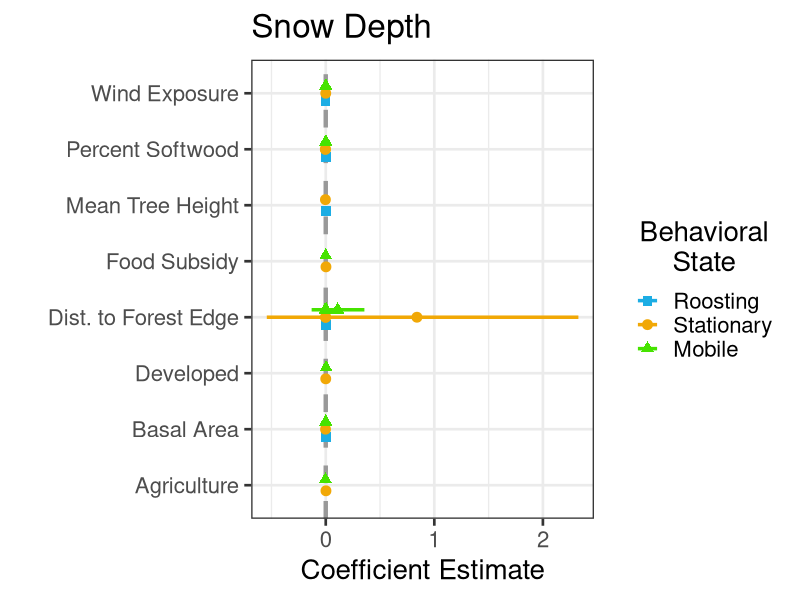
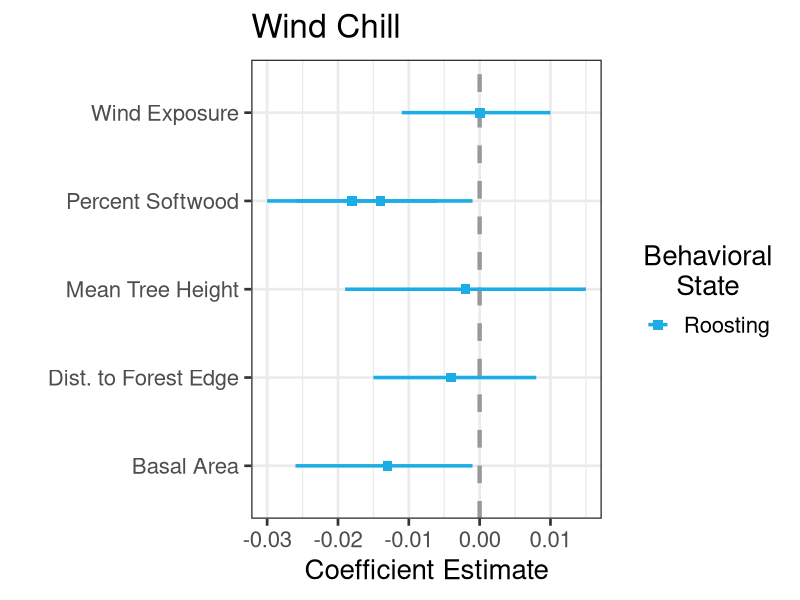
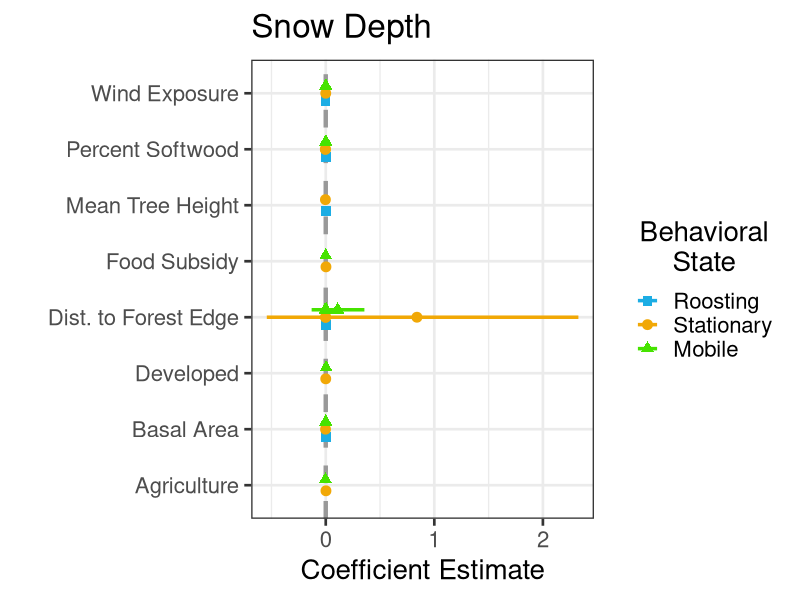
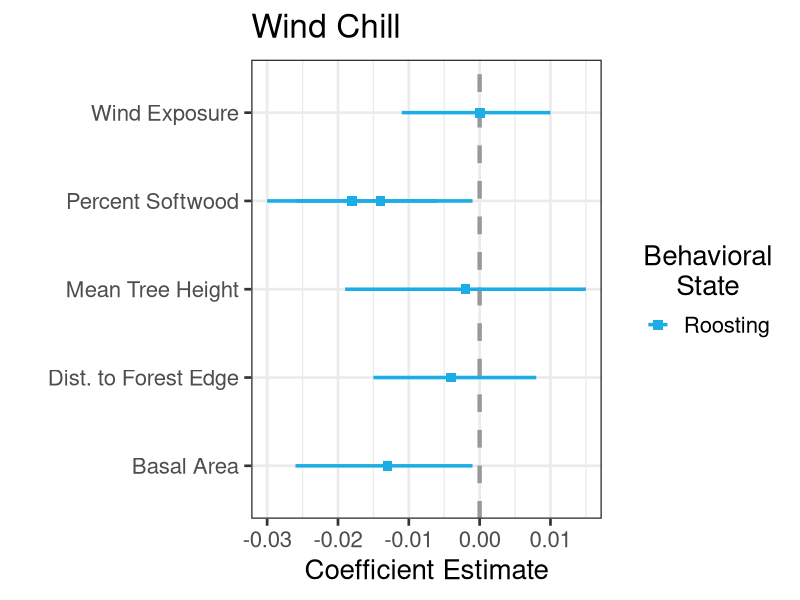

Write R code to recreate these figures, in order. (Note: this script raises an error after producing the figures.)
require(dplyr)
require(ggplot2)
require(forcats)
require(tidyr)

### Comparison of Magnitude of Interactions
interactions.raw <- read.csv("Results/InteractionResults.csv") %>% 
  mutate(HabitatCov = ifelse(HabitatCov == "DtFE.Z", "Dist. to Forest Edge",
                  ifelse(HabitatCov == "PropAg.Z", "Agriculture",
                  ifelse(HabitatCov == "PropDev.Z", "Developed",
                  ifelse(HabitatCov == "PropFoodSub.Z", "Food Subsidy",
                  ifelse(HabitatCov == "PropSW.Z", "Percent Softwood",
                  ifelse(HabitatCov == "Wind.Exp.Z", "Wind Exposure",
                  ifelse(HabitatCov == "BA.Z", "Basal Area",
                  ifelse(HabitatCov == "Ht.Z", "Mean Tree Height",
                  ifelse(HabitatCov == "SW.Z", "Percent Softwood",
                         HabitatCov))))))))))%>%
  mutate(Beh_State = factor(Analysis, levels = c("Roosting", "Stationary", "Mobile"))) %>%
  mutate(LC_Cov = as.factor(HabitatCov)) %>%
  rename(Interaction = mean, SD = sd)
# interactions.raw$Beh_State <- factor(interactions.raw$Beh_State,
#                                      levels = c("Roost", "Loafing", "Foraging"))
# interactions.raw$LC_Cov <- factor(interactions.raw$LC_Cov,
#                                   levels = c("Wind Exposure", "Distance to Edge", "Proportion Ag",
#                                              "Proportion Dev", "Proportion SW", "% Softwood",
#                                              "Mean Tree Height", "Basal Area"))

#Graph showing interaction terms for snow depth
int.Snow <- interactions.raw %>% filter(WeatherCov == "SD")
ggplot(data = int.Snow, aes(y = LC_Cov, x = Interaction, shape = Beh_State, color = Beh_State)) +
  geom_vline(xintercept = 0, color = "grey60", linetype = 2, size = 1.5) +
    geom_point(size = 3,
             position = position_dodge(width = .4)) +
  geom_errorbar(aes(xmin = X0.025quant, xmax = X0.975quant),
                width = 0, size = 1.2,
                position = position_dodge(width = .4)) +
theme_bw(base_size = 20) + 
  xlab("Coefficient Estimate") +
  ylab("") +
  ggtitle("Snow Depth") +
  labs(color = "Behavioral\nState") + 
  theme(legend.title.align=0.5) + 
  scale_colour_manual(name = "Behavioral\nState",
                      # labels = c("Roost", "Stationary", "Mobile"),
                      values = c("#1cade4", "#f1a806", "#46e300")) +   
  scale_shape_manual(name = "Behavioral\nState",
                     # labels = c("Roost", "Stationary", "Mobile"),
                     values = c(15, 19, 17))
ggsave("Results/SnowDepth_InteractionComp.jpeg", width = 10, height = 12, units = "in")


#Graph showing interaction terms for Previous days wind chill
int.Wind <- interactions.raw %>% filter(WeatherCov == "WC_prev")
ggplot(data = int.Wind, aes(y = LC_Cov, x = Interaction, shape = Beh_State, color = Beh_State)) +
  geom_vline(xintercept = 0, color = "grey60", linetype = 2, size = 1.5) +
  geom_point(size = 3,
             position = position_dodge(width = .4)) +
  geom_errorbar(aes(xmin = X0.025quant, xmax = X0.975quant),
                width = 0, size = 1.2,
                position = position_dodge(width = .4)) +
  theme_bw(base_size = 20) + 
  xlab("Coefficient Estimate") +
  ylab("") +
  ggtitle("Wind Chill") +
  labs(color = "Behavioral\nState") + 
  theme(legend.title.align=0.5) + 
  scale_colour_manual(name = "Behavioral\nState",
                      # labels = c("Roost", "Stationary", "Mobile"),
                      values = c("#1cade4", "#f1a806", "#46e300")) +   
  scale_shape_manual(name = "Behavioral\nState",
                     # labels = c("Roost", "Stationary", "Mobile"),
                     values = c(15, 19, 17))
ggsave("Results/WindChill_InteractionComp.jpeg", width = 10, height = 12, units = "in")

################################################################################################
### Plot Specific Resource Selection Relationships For Each Land Cover Covariate
Roost.SSF.results <- read.csv("Results/roostresults.full.csv") %>%
  mutate(Beh_State = "Roosting")
Stationary.SSF.results <- read.csv("Results/stationaryresults.full.csv") %>%
  mutate(Beh_State = "Stationary")
Mobile.SSF.results <- read.csv("Results/mobileresults.full.csv") %>%
  mutate(Beh_State = "Mobile")

interactions.raw <- rbind(Roost.SSF.results, Stationary.SSF.results, Mobile.SSF.results) %>%
  mutate(CovName = ifelse(CovName == HabitatCov, "LC_Coef", 
                          ifelse(CovName == WeatherCov, "W_Coef",
                                 ifelse(CovName == "StepLength.Z", "SL_Coef",
                                        "Int_Coef")))) %>%
  dplyr::select(-sd) %>%
  mutate(X0.025quant = ifelse(CovName == "LC_Coef", X0.025quant, NA)) %>%
  mutate(X0.975quant = ifelse(CovName == "LC_Coef", X0.975quant, NA)) %>%
  group_by(Beh_State, HabitatCov, WeatherCov) %>%
  pivot_wider(names_from = CovName, values_from = c(mean, X0.025quant, X0.975quant))%>% 
  ungroup() %>%
  dplyr::select(where(~!all(is.na(.x)))) %>%
  arrange(Beh_State, HabitatCov) %>% 
  mutate(HabitatCov = ifelse(HabitatCov == "DtFE.Z", "Dist. to Forest Edge",
                  ifelse(HabitatCov == "PropAg.Z", "Agriculture",
                  ifelse(HabitatCov == "PropDev.Z", "Developed",
                  ifelse(HabitatCov == "PropFoodSub.Z", "Food Subsidy",
                  ifelse(HabitatCov == "PropSW.Z", "Softwoods",
                  ifelse(HabitatCov == "Wind.Exp.Z", "Wind Exposure",
                  ifelse(HabitatCov == "BA.Z", "Basal Area",
                  ifelse(HabitatCov == "Ht.Z", "Mean Tree Height",
                  ifelse(HabitatCov == "SW.Z", "Percent Softwood",
                         HabitatCov)))))))))) %>%
  mutate(WeatherCov = ifelse(WeatherCov == "WC_prev", "Wind Chill", "Snow Depth")) %>%
  dplyr::select(Beh_State, Weath_Cov = WeatherCov, LC_Cov = HabitatCov, LC_Coef = mean_LC_Coef, 
         Weath_Coef = mean_W_Coef, Int_Coef = mean_Int_Coef, LCL = X0.025quant_LC_Coef, UCL = X0.975quant_LC_Coef)


#Wind Exposure
WE.SD.raw <- interactions.raw %>%
  filter(Weath_Cov == "Snow Depth") %>% 
  filter(LC_Cov == "Wind Exposure") %>%
  mutate(Beh_State = factor(Beh_State, levels = c("Roosting","Stationary","Mobile"))) %>%
  arrange(Beh_State)


WE.SD.df <- data.frame(Behavior = c(rep("Roosting", 21),
                                    rep("Stationary", 21),
                                    rep("Mobile", 21)),
                      LC = WE.SD.raw$LC_Cov[1],
                      LC.Coef = c(rep(WE.SD.raw$LC_Coef[1], 21),
                                  rep(WE.SD.raw$LC_Coef[2], 21),
                                  rep(WE.SD.raw$LC_Coef[3], 21)),
                      LC.LCL = c(rep(WE.SD.raw$LCL[1], 21),
                                  rep(WE.SD.raw$LCL[2], 21),
                                  rep(WE.SD.raw$LCL[3], 21)),
                      LC.UCL = c(rep(WE.SD.raw$UCL[1], 21),
                                  rep(WE.SD.raw$UCL[2], 21),
                                  rep(WE.SD.raw$UCL[3], 21)),
                      W.Coef = c(rep(WE.SD.raw$Weath_Coef[1], 21),
                                 rep(WE.SD.raw$Weath_Coef[2], 21),
                                 rep(WE.SD.raw$Weath_Coef[3], 21)),
                      Int.Coef = c(rep(WE.SD.raw$Int_Coef[1], 21),
                                   rep(WE.SD.raw$Int_Coef[2], 21),
                                   rep(WE.SD.raw$Int_Coef[3], 21)),
                      LC.Val = rep(seq(-2, 2,.2),3),
                      W.Val = 4) %>%
  mutate(Behavior = factor(Behavior, levels = c("Roosting","Stationary","Mobile"))) 
WE.SD.input <- WE.SD.df %>%
  mutate(Check1 = (LC.Coef*LC.Val)) %>%
  mutate(Check2 = (Int.Coef*LC.Val*W.Val)) %>%
  mutate(Check3 = Check1 + Check2) %>%
  mutate(Check4 = (LC.Coef*LC.Val) + (Int.Coef*LC.Val*W.Val)) %>%
  mutate(Est = exp((LC.Coef*LC.Val) + (Int.Coef*LC.Val*W.Val)))%>%
  mutate(Est.LCL = exp((LC.LCL*LC.Val) + (Int.Coef*LC.Val*W.Val)))%>%
  mutate(Est.UCL = exp((LC.UCL*LC.Val) + (Int.Coef*LC.Val*W.Val)))
WE.SD.graph <- ggplot(data = WE.SD.input, aes(x = LC.Val, y = Est, group = Behavior)) +
  geom_hline(yintercept = 1, color = "black", linetype = 2, size = 1.5) +
  # geom_ribbon(aes(ymin = Est.LCL, ymax = Est.UCL, fill = Behavior, color = Behavior), alpha = .7) +
  geom_line(aes(color = Behavior), size = 3) +
  theme_classic(base_size = 55) +
  xlab(WE.SD.df$LC[1]) + ylab("") +
  theme(legend.key.width=unit(.6,"inch")) +
  scale_color_manual(name = "Behavioral\nState",
                     # labels = c("Roosting", "Stationary", "Mobile"),
                     values = c("#1cade4", "#f1a806", "#46e300"))

#Distance to Forest Edge
DtFE.SD.raw <- interactions.raw %>%
  filter(Weath_Cov == "Snow Depth") %>% 
  filter(LC_Cov == "Dist. to Forest Edge") %>%
  mutate(Beh_State = factor(Beh_State, levels = c("Roosting","Stationary","Mobile"))) %>%
  arrange(Beh_State)


DtFE.SD.df <- data.frame(Behavior = c(rep("Roosting", 21),
                                    rep("Stationary", 21),
                                    rep("Mobile", 21)),
                       LC = DtFE.SD.raw$LC_Cov[1],
                       LC.Coef = c(rep(DtFE.SD.raw$LC_Coef[1], 21),
                                   rep(DtFE.SD.raw$LC_Coef[2], 21),
                                   rep(DtFE.SD.raw$LC_Coef[3], 21)),
                       W.Coef = c(rep(DtFE.SD.raw$Weath_Coef[1], 21),
                                  rep(DtFE.SD.raw$Weath_Coef[2], 21),
                                  rep(DtFE.SD.raw$Weath_Coef[3], 21)),
                       Int.Coef = c(rep(DtFE.SD.raw$Int.Coef[1], 21),
                                    rep(DtFE.SD.raw$Int.Coef[2], 21),
                                    rep(DtFE.SD.raw$Int.Coef[3], 21)),
                       LC.Val = rep(seq(-2, 2,.2),3),
                       W.Val = 4) %>%
  mutate(Behavior = factor(Behavior, levels = c("Roosting","Stationary","Mobile"))) 
DtFE.SD.input <- DtFE.SD.df %>%
  mutate(Est = exp((LC.Coef*LC.Val) + (Int.Coef*LC.Val*W.Val)))
DtFE.SD.graph <- ggplot(data = DtFE.SD.input, aes(x = LC.Val, y = Est, group = Behavior)) +
  geom_hline(yintercept = 1, color = "black", linetype = 2, size = 1.5) +
  geom_line(aes(color = Behavior), size = 3) +
  theme_classic(base_size = 55) +
  xlab(DtFE.SD.df$LC[1]) + ylab("") +
  theme(legend.key.width=unit(.6,"inch")) +
  scale_color_manual(name = "Behavioral\nState",
                     # labels = c("Roosting", "Stationary", "Mobile"),
                     values = c("#1cade4", "#f1a806", "#46e300"))

#Softwood
PropSW.SD.raw <- interactions.raw %>%
  filter(Weath_Cov == "Snow Depth") %>% 
  filter(LC_Cov == "Softwoods") %>%
  mutate(Beh_State = factor(Beh_State, levels = c("Roosting","Stationary","Mobile"))) %>%
  arrange(Beh_State)

PercSWSD.raw <- interactions.raw %>%
  filter(Weath_Cov == "SD") %>% 
  filter(LC_Cov == "Percent Softwood") %>%
  mutate(Beh_State = factor(Beh_State, levels = c("Roosting","Stationary","Mobile"))) 

PropSW.SD.raw <- rbind(PropSW.SD.raw, PercSWSD.raw)%>%
  arrange(Beh_State)


PropSW.SD.df <- data.frame(Behavior = c(rep("Roosting", 21),
                                        rep("Stationary", 21),
                                      rep("Mobile", 21)),
                         LC = PropSW.SD.raw$LC_Cov[1],
                         LC.Coef = c(rep(PropSW.SD.raw$LC_Coef[1], 21),
                                     rep(PropSW.SD.raw$LC_Coef[2], 21),
                                     rep(PropSW.SD.raw$LC_Coef[3], 21)),
                         W.Coef = c(rep(PropSW.SD.raw$Weath_Coef[1], 21),
                                    rep(PropSW.SD.raw$Weath_Coef[2], 21),
                                    rep(PropSW.SD.raw$Weath_Coef[3], 21)),
                         Int.Coef = c(rep(PropSW.SD.raw$Interaction[1], 21),
                                      rep(PropSW.SD.raw$Interaction[2], 21),
                                      rep(PropSW.SD.raw$Interaction[3], 21)),
                         LC.Val = rep(seq(-2, 2,.2),3),
                         W.Val = 4) %>%
  mutate(Behavior = factor(Behavior, levels = c("Roosting","Stationary","Mobile"))) 
PropSW.SD.input <- PropSW.SD.df %>%
  mutate(Est = exp((LC.Coef*LC.Val) + (Int.Coef*LC.Val*W.Val)))
PropSW.SD.graph <- ggplot(data = PropSW.SD.input, aes(x = LC.Val, y = Est, group = Behavior)) +
  geom_hline(yintercept = 1, color = "black", linetype = 2, size = 1.5) +
  geom_line(aes(color = Behavior), size = 3) +
  theme_classic(base_size = 55) +
  xlab(PropSW.SD.df$LC[1]) + ylab("") +
  theme(legend.key.width=unit(.6,"inch")) +
  scale_color_manual(name = "Behavioral\nState",
                     # labels = c("Roosting", "Stationary", "Mobile"),
                     values = c("#1cade4", "#f1a806", "#46e300"))

#Agriculture
FS.SD.raw <- interactions.raw %>%
  filter(Weath_Cov == "Snow Depth") %>% 
  filter(LC_Cov == "Agriculture") %>%
  mutate(Beh_State = factor(Beh_State, levels = c("Roosting","Stationary","Mobile"))) %>%
  arrange(Beh_State)


FS.SD.df <- data.frame(Behavior = c(rep("Stationary", 21),
                                    rep("Mobile", 21)),
                       LC = FS.SD.raw$LC_Cov[1],
                       LC.Coef = c(rep(FS.SD.raw$LC_Coef[1], 21),
                                   rep(FS.SD.raw$LC_Coef[2], 21)),
                       W.Coef = c(rep(FS.SD.raw$Weath_Coef[1], 21),
                                  rep(FS.SD.raw$Weath_Coef[2], 21)),
                       Int.Coef = c(rep(FS.SD.raw$Interaction[1], 21),
                                    rep(FS.SD.raw$Interaction[2], 21)),
                       LC.Val = rep(seq(-2, 2,.2),2),
                       W.Val = 4) %>%
  mutate(Behavior = factor(Behavior, levels = c("Roosting","Stationary","Mobile"))) %>%
  arrange(Behavior)
FS.SD.input <- FS.SD.df %>%
  mutate(Est = exp((LC.Coef*LC.Val) + (Int.Coef*LC.Val*W.Val)))
FS.SD.graph <- ggplot(data = FS.SD.input, aes(x = LC.Val, y = Est, group = Behavior)) +
  geom_hline(yintercept = 1, color = "black", linetype = 2, size = 1.5) +
  geom_line(aes(color = Behavior), size = 3) +
  theme_classic(base_size = 55) +
  xlab(FS.SD.df$LC[1]) + ylab("") +
  theme(legend.key.width=unit(.6,"inch")) +
  scale_color_manual(name = "Behavioral\nState",
                     # labels = c("Roosting", "Stationary", "Mobile"),
                     values = c("#f1a806", "#46e300"))

require(cowplot)
legend <- get_legend(WE.SD.graph + theme(legend.title = element_blank() ,legend.position = "bottom", legend.key.width=unit(1,"inch")))
WE.SD.graph <- WE.SD.graph + theme(legend.position = "none")
DtFE.SD.graph <- DtFE.SD.graph + theme(legend.position = "none")
PropSW.SD.graph <- PropSW.SD.graph + theme(legend.position = "none")
FS.SD.graph <- FS.SD.graph + theme(legend.position = "none")

LC_grid <- plot_grid(plotlist = list(WE.SD.graph,DtFE.SD.graph,
                          PropSW.SD.graph, FS.SD.graph),
          nrow = 2,
          # labels = "auto",
          # label_size = 35,
          align = "hv",
          axis = "lb"
)



jpeg('Results/Land Cover Grid.jpg', width = 2600, height = 1900)
plot_grid(plotlist = list(LC_grid, legend),
          nrow = 2, 
          rel_heights = c(1,.1)
)
dev.off()




################################################################################################
### Plot Matrix showing selection at Poor, Average, and Good Weather
require(cowplot)

interactions.raw <- read.csv("Results/CowplotData.csv") %>%
  arrange(Beh_State, LC_Cov) %>% 
  mutate(LC_Cov = ifelse(LC_Cov == "DtFE.Z", "Dist. to Forest Edge",
                  ifelse(LC_Cov == "PropAg.Z", "Agriculture",
                  ifelse(LC_Cov == "PropDev.Z", "Developed",
                  ifelse(LC_Cov == "PropFoodSub.Z", "Food Subsidy",
                  ifelse(LC_Cov == "PropSW.Z", "Softwoods",
                  ifelse(LC_Cov == "Wind.Exp.Z", "Wind Exposure",
                  ifelse(LC_Cov == "BA.Z", "Basal Area",
                  ifelse(LC_Cov == "Ht.Z", "Mean Tree Height",
                  ifelse(LC_Cov == "SW.Z", "Percent Softwood",
                         LC_Cov))))))))))
  

int.Snow.Roost <- interactions.raw %>% filter(Weath_Cov == "SD") %>% filter(Beh_State == "Roosting")
int.Wind.Roost <- interactions.raw %>% filter(Weath_Cov == "WC_prev") %>% filter(Beh_State == "Roosting")
int.Snow.Loaf <- interactions.raw %>% filter(Weath_Cov == "SD") %>% filter(Beh_State == "Stationary") %>% distinct()
int.Wind.Loaf <- interactions.raw %>% filter(Weath_Cov == "WC_prev") %>% filter(Beh_State == "Stationary") %>% distinct()
int.Snow.Forage <- interactions.raw %>% filter(Weath_Cov == "SD") %>% filter(Beh_State == "Mobile") %>% distinct()
int.Wind.Forage <- interactions.raw %>% filter(Weath_Cov == "WC_prev") %>% filter(Beh_State == "Mobile") %>% distinct()
int.Wind <- interactions.raw %>% filter(Weath_Cov == "WC_prev")
int.Snow <- interactions.raw %>% filter(Weath_Cov == "SD")

# Condition Thresholds (Used summary on raw data and chose near 1st/3rd Quantile and Mean)
###Roosting 
##Snow Depth 
snow.list <- list()
snow.plots <- list()
for(i in 1:length(int.Snow.Roost$LC_Cov)){
  snow.df <- data.frame(Behavior = int.Snow.Roost$Beh_State[i],
                        LC = int.Snow.Roost$LC_Cov[i],
                        LC.Coef = int.Snow.Roost$LC_Coef[i],
                        W.Coef = int.Snow.Roost$Weath_Coef[i],
                        Int.Coef = int.Snow.Roost$Interaction[i],
                        LC.Val = rep(seq(-2, 2,.2),3),
                        W.Val = rep(c(-0.8962,0,6.2074), each = 21),
                        W.Condition = rep(c("Favorable","Average","Poor"), each = 21)) %>%
    mutate(W.Condition = factor(W.Condition, levels = c("Favorable","Average","Poor"))) %>%
    arrange(W.Condition)
  snow.list[[i]] <- snow.df %>%
    mutate(Est = exp((LC.Coef*LC.Val) + (Int.Coef*LC.Val*W.Val)))
  snow.plot <- ggplot(data = snow.list[[i]], aes(x = LC.Val, y = Est, group = W.Condition)) +
    geom_line(aes(linetype = W.Condition), size = 1.6) +
    scale_linetype_manual(values = c("solid", 'dotdash', "dotted")) +
    theme_classic(base_size = 35) +
    xlab(snow.df$LC[i]) + ylab("")
  
  snow.plots[[i]] <- snow.plot + theme(legend.position="none")
}

legend <- get_legend(snow.plot + theme(legend.position = "right", legend.key.width=unit(1,"inch")))

jpeg('Results/Roost_Snow.jpg', width = 1500, height = 1500)
plot_grid(plotlist = snow.plots,
          legend,
          nrow = 3,
          # labels = "auto",
          # label_size = 35,
          align = "hv",
          axis = "lb"
          )
dev.off()

##Wind Chill
wind.list <- list()
wind.plots <- list()
for(i in 1:length(int.Wind.Roost$LC_Cov)){
  wind.df <- data.frame(Behavior = int.Wind.Roost$Beh_State[i],
                        LC = int.Wind.Roost$LC_Cov[i],
                        LC.Coef = int.Wind.Roost$LC_Coef[i],
                        W.Coef = int.Wind.Roost$Weath_Coef[i],
                        Int.Coef = int.Wind.Roost$Interaction[i],
                        LC.Val = rep(seq(-2, 2,.2),3),
                        W.Val = rep(c(1.83460,0,-2.15336), each = 21),
                        W.Condition = rep(c("Favorable","Average","Poor"), each = 21)) %>%
    mutate(W.Condition = factor(W.Condition, levels = c("Favorable","Average","Poor"))) %>%
    arrange(W.Condition)
  wind.list[[i]] <- wind.df %>%
    mutate(Est = exp((LC.Coef*LC.Val) + (Int.Coef*LC.Val*W.Val)))
  wind.plot <- ggplot(data = wind.list[[i]], aes(x = LC.Val, y = Est, group = W.Condition)) +
    geom_line(aes(linetype = W.Condition), size = 1.6) +
    scale_linetype_manual(values = c("solid", 'dotdash', "dotted")) +
    theme_classic(base_size = 35) +
    xlab(wind.df$LC[i]) + ylab("")
  
  wind.plots[[i]] <- wind.plot + theme(legend.position="none")
}

legend <- get_legend(wind.plot + theme(legend.position = "right", legend.key.width=unit(1,"inch")))


jpeg('Results/Roost_Wind.jpg', width = 1500, height = 1500)
plot_grid(plotlist = wind.plots,
          legend,
          nrow = 3,
          # labels = "auto",
          # label_size = 35,
          align = "hv",
          axis = "lb"
)
dev.off()

###Loafing 
##Snow Depth 
snow.list <- list()
snow.plots <- list()
for(i in 1:length(int.Snow.Loaf$LC_Cov)){
  snow.df <- data.frame(Behavior = int.Snow.Loaf$Beh_State[i],
                        LC = int.Snow.Loaf$LC_Cov[i],
                        LC.Coef = int.Snow.Loaf$LC_Coef[i],
                        W.Coef = int.Snow.Loaf$Weath_Coef[i],
                        Int.Coef = int.Snow.Loaf$Interaction[i],
                        LC.Val = rep(seq(-2, 2,.2),3),
                        W.Val = rep(c(-1.13211,0,4.04389), each = 21),
                        W.Condition = rep(c("Favorable","Average","Poor"), each = 21)) %>%
    mutate(W.Condition = factor(W.Condition, levels = c("Favorable","Average","Poor")))
  snow.list[[i]] <- snow.df %>%
    mutate(Est = exp((LC.Coef*LC.Val) + (Int.Coef*LC.Val*W.Val)))
  snow.plot <- ggplot(data = snow.list[[i]], aes(x = LC.Val, y = Est, group = W.Condition)) +
    geom_line(aes(linetype = W.Condition), size = 1.6) +
    scale_linetype_manual(values = c("solid", 'dotdash', "dotted")) +
    theme_classic(base_size = 35) +
    xlab(snow.df$LC[i]) + ylab("")
  
  snow.plots[[i]] <- snow.plot + theme(legend.position="none")
}

legend <- get_legend(snow.plot + theme(legend.position = "right", legend.key.width=unit(1,"inch")))

jpeg('Results/Loafing_Snow.jpg', width = 1800, height = 1500)
plot_grid(plotlist = snow.plots,
          legend,
          nrow = 3,
          # labels = "auto",
          # label_size = 35,
          align = "hv",
          axis = "lb"
)
dev.off()

##Wind Chill
wind.list <- list()
wind.plots <- list()
for(i in 1:length(int.Wind.Loaf$LC_Cov)){
  wind.df <- data.frame(Behavior = int.Wind.Loaf$Beh_State[i],
                        LC = int.Wind.Loaf$LC_Cov[i],
                        LC.Coef = int.Wind.Loaf$LC_Coef[i],
                        W.Coef = int.Wind.Loaf$Weath_Coef[i],
                        Int.Coef = int.Wind.Loaf$Interaction[i],
                        LC.Val = rep(seq(-2, 2,.2),3),
                        W.Val = rep(c(2.04987,0,-1.97040), each = 21),
                        W.Condition = rep(c("Favorable","Average","Poor"), each = 21)) %>%
    mutate(W.Condition = factor(W.Condition, levels = c("Favorable","Average","Poor")))
  wind.list[[i]] <- wind.df %>%
    mutate(Est = exp((LC.Coef*LC.Val) + (Int.Coef*LC.Val*W.Val)))
  wind.plot <- ggplot(data = wind.list[[i]], aes(x = LC.Val, y = Est, group = W.Condition)) +
    geom_line(aes(linetype = W.Condition), size = 1.6) +
    scale_linetype_manual(values = c("solid", 'dotdash', "dotted")) +
    theme_classic(base_size = 35) +
    xlab(wind.df$LC[i]) + ylab("")
  
  wind.plots[[i]] <- wind.plot + theme(legend.position="none")
}

legend <- get_legend(wind.plot + theme(legend.position = "right", legend.key.width=unit(1,"inch")))

jpeg('Results/Loafing_Wind.jpg', width = 1800, height = 1500)
plot_grid(plotlist = wind.plots,
          legend,
          nrow = 3,
          # labels = "auto",
          # label_size = 35,
          align = "hv",
          axis = "lb"
)
dev.off()

###Foraging
##Snow Depth 
snow.list <- list()
snow.plots <- list()
for(i in 1:length(int.Snow.Forage$LC_Cov)){
  snow.df <- data.frame(Behavior = int.Snow.Forage$Beh_State[i],
                        LC = int.Snow.Forage$LC_Cov[i],
                        LC.Coef = int.Snow.Forage$LC_Coef[i],
                        W.Coef = int.Snow.Forage$Weath_Coef[i],
                        Int.Coef = int.Snow.Forage$Interaction[i],
                        LC.Val = rep(seq(-2, 2,.2),3),
                        W.Val = rep(c(-.8782,0,7.1013), each = 21),
                        W.Condition = rep(c("Favorable","Average","Poor"), each = 21)) %>%
    mutate(W.Condition = factor(W.Condition, levels = c("Favorable","Average","Poor")))
  snow.list[[i]] <- snow.df %>%
    mutate(Est = exp((LC.Coef*LC.Val) + (Int.Coef*LC.Val*W.Val)))
  snow.plot <- ggplot(data = snow.list[[i]], aes(x = LC.Val, y = Est, group = W.Condition)) +
    geom_line(aes(linetype = W.Condition), size = 1.6) +
    scale_linetype_manual(values = c("solid", 'dotdash', "dotted")) +
    theme_classic(base_size = 35) +
    xlab(snow.df$LC[i]) + ylab("")
  
  snow.plots[[i]] <- snow.plot + theme(legend.position="none")
}

legend <- get_legend(snow.plot + theme(legend.position = "right", legend.key.width=unit(1,"inch")))


jpeg('Results/Foraging_Snow.jpg', width = 1800, height = 1500)
plot_grid(plotlist = snow.plots,
          legend,
          nrow = 3,
          # labels = "auto",
          # label_size = 35,
          align = "hv",
          axis = "lb"
)
dev.off()

##Wind Chill
wind.list <- list()
wind.plots <- list()
for(i in 1:length(int.Wind.Forage$LC_Cov)){
  wind.df <- data.frame(Behavior = int.Wind.Forage$Beh_State[i],
                        LC = int.Wind.Forage$LC_Cov[i],
                        LC.Coef = int.Wind.Forage$LC_Coef[i],
                        W.Coef = int.Wind.Forage$Weath_Coef[i],
                        Int.Coef = int.Wind.Forage$Interaction[i],
                        LC.Val = rep(seq(-2, 2,.2),3),
                        W.Val = rep(c(1.7557,0,-2.2648), each = 21),
                        W.Condition = rep(c("Favorable","Average","Poor"), each = 21)) %>%
    mutate(W.Condition = factor(W.Condition, levels = c("Favorable","Average","Poor")))
  wind.list[[i]] <- wind.df %>%
    mutate(Est = exp((LC.Coef*LC.Val) + (Int.Coef*LC.Val*W.Val)))
  wind.plot <- ggplot(data = wind.list[[i]], aes(x = LC.Val, y = Est, group = W.Condition)) +
    geom_line(aes(linetype = W.Condition), size = 1.6) +
    scale_linetype_manual(values = c("solid", 'dotdash', "dotted")) +
    theme_classic(base_size = 35) +
    xlab(wind.df$LC[i]) + ylab("")
  
  wind.plots[[i]] <- wind.plot + theme(legend.position="none")
}

legend <- get_legend(wind.plot + theme(legend.position = "right", legend.key.width=unit(1,"inch")))


jpeg('Results/Foraging_Wind.jpg', width = 1800, height = 1500)
plot_grid(plotlist = wind.plots,
          legend,
          nrow = 3,
          # labels = "auto",
          # label_size = 35,
          align = "hv",
          axis = "lb"
)
dev.off()

